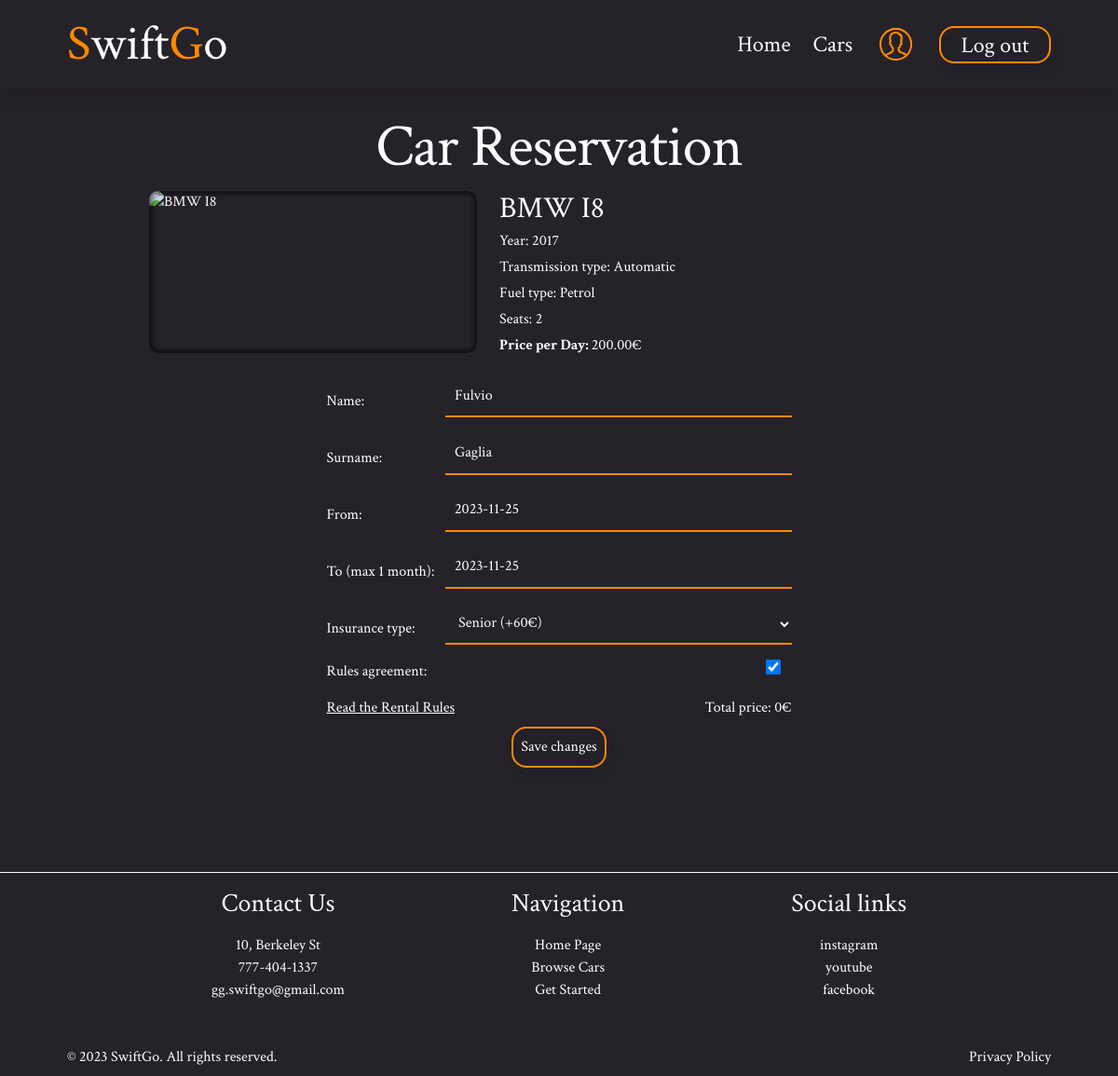
Screenshot of /booking/121/edit/ (signed in) with the database file from the repository.
### car_rental/models.py (models this page shows, shortened)
class Car(models.Model):
    TRANSMISSION_CHOICES = [
        ('manual', 'Manual'),
        ('automatic', 'Automatic')
    ]
    FUEL_CHOICES = [
        ('petrol', 'Petrol'),
        ('diesel', 'Diesel'),
        ('electic', 'Electric'),
    ]
    make = models.CharField(max_length=50)
    model = models.CharField(max_length=50)
    year = models.IntegerField()
    seats = models.IntegerField()
    transmission_type = models.CharField(max_length=10, choices=TRANSMISSION_CHOICES, default='manual')
    fuel_type = models.CharField(max_length=10, choices=FUEL_CHOICES, default='petrol')
    price_per_day = models.DecimalField(max_digits=10, decimal_places=2)
    car_image = CloudinaryField('image')
    available = models.BooleanField(default=True)

class Booking(models.Model):
    INSURANCE_CHOICES = [
        ('young', 'Young (+50€)'),
        ('standart', 'Standart (+40€)'),
        ('senior', 'Senior (+60€)'),
    ]
    user = models.ForeignKey(User, on_delete=models.CASCADE)
    car = models.ForeignKey(Car, on_delete=models.CASCADE)
    start_date = models.DateField()
    end_date = models.DateField()
    name = models.CharField(max_length=20, blank=False, null=False)
    surname = models.CharField(max_length=20, blank=False, null=False)
    child_seat = models.BooleanField(default=False)
    insurance_type = models.CharField(max_length=10, choices=INSURANCE_CHOICES, default='standart')
    rules_agreement = models.BooleanField(default=False, blank=False)
    total_price = models.DecimalField(max_digits=10, decimal_places=2, null=True, blank=True)

### car_rental/views.py (the view, shortened to what this page needs)
# urls.py: path('booking/<int:pk>/edit/', BookingEditView.as_view(), name='booking_edit'),
class BookingEditView(LoginRequiredMixin, UpdateView):
    model = Booking
    form_class = BookingForm
    template_name = 'booking_edit.html'
    def get_queryset(self):
        return Booking.objects.filter(user=self.request.user)
    def get_form_kwargs(self):
        kwargs = super(BookingEditView, self).get_form_kwargs()
        booking = self.get_object()
        kwargs['car'] = booking.car
        return kwargs
    def get_context_data(self, **kwargs):
        context = super(BookingEditView, self).get_context_data(**kwargs)
        booking = self.get_object()
        car = booking.car
        other_bookings = Booking.objects.filter(car=car).exclude(id=booking.id)
        booked_dates = []
        for other_booking in other_bookings:
            current_date = other_booking.start_date
            while current_date <= other_booking.end_date:
                booked_dates.append(current_date.strftime("%Y-%m-%d"))
                current_date += timedelta(days=1)
        context['booked_dates'] = booked_dates
        context['car'] = car
        return context

### car_rental/forms.py (shortened to what this page needs)
class BookingForm(forms.ModelForm):
    def __init__(self, *args, **kwargs):
        self.car = kwargs.pop('car', None)
        super(BookingForm, self).__init__(*args, **kwargs)
    class Meta:
        model = Booking
        fields = ('name', 'surname', 'start_date', 'end_date', 'child_seat', 'insurance_type', 'rules_agreement')
        widgets = {
            'start_date': forms.TextInput(attrs={'autocomplete': 'off'}),
            'end_date': forms.TextInput(attrs={'autocomplete': 'off'}),
        }

### templates/booking_edit.html (shortened to what this page needs)
{% extends 'base.html' %}
{% load static %}
{% block styles %}
    <link rel="stylesheet" href="https://cdn.jsdelivr.net/npm/vanillajs-datepicker@1.3.4/dist/css/datepicker.min.css">
{% endblock %}
{% block content %}
    <section class="py-5 container my-5 text-white">
        <h1 class="title text-center mt-2 mt-lg-4">Car Reservation</h1>
        <div class="car-detail d-flex flex-column flex-sm-row justify-content-sm-center">
            <div class="car-img d-block overflow-hidden mb-2 col-8 col-sm-4 mx-auto mx-sm-0">
                <img src="{{ car.car_image.url }}" alt="{{ car.make }} {{ car.model }}" class="d-block w-100 h-auto">
            </div>
            <div class="car-info col-sm-6 px-sm-4">
                <h2 class="mb-1">{{ car.make }} {{ car.model }}</h2>
                <p class="mb-1">Year: {{ car.year }}</p>
                <p class="mb-1">Transmission type: {{ car.transmission_type|title }}</p>
                <p class="mb-1">Fuel type: {{ car.fuel_type|title }}</p>
                <p class="mb-1" id="car_seats">Seats: {{ car.seats }}</p>
                <p class="mb-1" id='price_per_day'><b>Price per Day: </b>{{ car.price_per_day }}€</p>
            </div>
        </div>
        {% if user.is_authenticated %}
            <form method="post" class="booking-form d-flex flex-column my-3">
                {% for field in form %}
                    {% if field.name == 'start_date' %}
                        <div class="booking-form-field">
                            <label for="{{ field.id_for_label }}">From:
                                <input type="text" name="start_date" id="id_start_date"
                                       value="{{ field.value|date:'Y-m-d' }}">
                            </label>
                        </div>
                    {% elif field.name == 'end_date' %}
                        <div class="booking-form-field">
                            <label for="{{ field.id_for_label }}">To (max 1 month):
                                <input type="text" name="end_date" id="id_end_date"
                                       value="{{ field.value|date:'Y-m-d' }}">
                            </label>
                        </div>
                    {% elif field.name == 'child_seat' %}
                        {% if car.seats >= 4 %}
                            <div class="booking-form-field">
                                <label for="{{ field.id_for_label }}">Child seat (+15€):{{ field }}</label>
                                {{ field.errors }}
                            </div>
                        {% endif %}
                    {% else %}
                        <div class="booking-form-field">
                            <label for="{{ field.id_for_label }}">{{ field.label }}:{{ field }}</label>
                        </div>
                    {% endif %}
                {% endfor %}
                <div class="booking-form-field d-flex justify-content-between align-items-center">
                    <button type="button" id="booking-rules" data-bs-toggle="modal"
                            data-bs-target="#RentalRulesModal">Read the Rental Rules
                    </button>
                    <p class="m-0">Total price: <span id="total_price">0€</span></p>
                </div>
                <div class="booking-form-field d-flex">
                    <button type="submit" class="btn-orange text-white mx-auto p-2">Save changes</button>
                </div>
            </form>
        {% else %}
            <h3>To book a car you have to sign in first</h3>
        {% endif %}
    </section>
{% endblock %}

### static/css/styles.css (style rules this page uses)
html { height: 100%; margin: 0; }
body { background-color: #26222A; font-family: "Crimson Text", sans-serif; font-weight: normal; font-style: normal; display: flex; flex-direction: column; margin: 0; }
.container { max-width: calc(1160px + 4rem); padding: 0 2rem; margin: 0 auto; }
.title { font-size: 2.8rem; letter-spacing: -0.05625rem; }
.btn-orange { background-color: transparent; border: 2px solid #FF8A00; border-radius: 1rem; filter: drop-shadow(4px 8px 4px rgba(0, 0, 0, 0.25)); transition: background-color 0.2s; }
.car-img { position: relative; border-radius: 0.625rem; }
.car-img::after { content: ''; position: absolute; top: 0; left: 0; right: 0; bottom: 0; box-shadow: inset 0 0 4px 4px rgba(0, 0, 0, 0.5); border-radius: 0.625rem; }
.booking-form { max-width: 31.2rem; margin: 0 auto; }
.booking-form-field label { width: 100%; display: inline-flex; align-items: center; justify-content: space-between; margin-bottom: 0.4rem; color: #ffffff; }
.booking-form-field input[type="text"], .booking-form-field input[type="email"], .booking-form-field input[type="date"], .booking-form-field select, .booking-form-field input[type="checkbox"] { color: #ffffff; max-width: 100%; width: calc(100% - 8rem); padding: 0.6rem; border: none; border-bottom: 2px solid #ff8a00; margin-bottom: 0.6rem; background-color: inherit; }
.booking-form-field input[type="text"], .booking-form-field input[type="email"], .booking-form-field input[type="date"] { -webkit-appearance: none; }
.booking-form-field input[type="checkbox"] { width: 1rem; margin-right: 0.7rem; height: 1rem; }
.booking-form-field input[type="checkbox"], .booking-form-field select, .booking-form-field input[type='date'] { cursor: pointer; color: #ffffff; }
.booking-form-field label[for='id_start_date'], .booking-form-field label[for='id_end_date'] { position: relative; }
.booking-form-field label[for='id_start_date']::after, .booking-form-field label[for='id_end_date']::after { content: ''; background-image: url('https://res.cloudinary.com/dd2fwm3fh/raw/upload/v1700664857/static/icons/ui_date.9b45aafae9d6.svg'); background-repeat: no-repeat; width: 1.5rem; height: 1.5rem; position: absolute; right: 1rem; top: 0.2rem; cursor: pointer; }
#booking-rules { border: none; text-decoration: 1px solid underline; background-color: inherit; padding: 0.5rem 0; color: #ffffff; }
@media (min-width: 768px) { .container { max-width: calc(1160px + 9rem); padding: 0 4.5rem; } }
@media (min-width: 1024px) { .title { font-size: 4rem; } }

### rows the page displays
Car: make "BMW", model "I8", year "2017", transmission_type "Automatic", fuel_type "Petrol", seats "2", price_per_day "200.00"
Booking: form "Fulvio" "Gaglia" "Senior (+60€)" "☑", start_date "2023-11-25", end_date "2023-11-25"

### other values shown
{{ field.label }} "Name" "Surname" "Insurance type" "Rules agreement"
